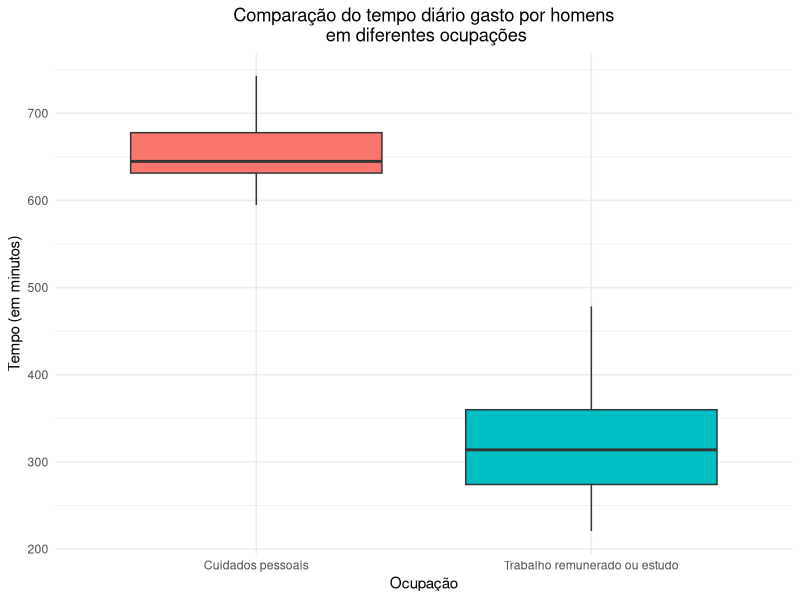

Generate this figure with R:
library(ggplot2)
dados <- read.csv("TIME_USE_24092022.csv", sep=",")

dados <- subset(dados, País!='África do Sul')

cuidados <- subset(dados, Ocupação=='Cuidados pessoais' & Sexo=='Homens')
cuidados <- cuidados[c('Tempo', 'Ocupação')]

trabalho <- subset(dados, Ocupação=='Trabalho remunerado ou estudo' & Sexo=='Homens')
trabalho <- trabalho[c('Tempo', 'Ocupação')]

data <- rbind(cuidados, trabalho)

ggplot(data, aes(x = Ocupação, y = Tempo, fill=Ocupação)) +
  geom_boxplot() +
  labs(x = "Ocupação", y = "Tempo (em minutos)", title = "Comparação do tempo diário gasto por homens\n em diferentes ocupações") +
  scale_color_manual(values = c("blue", "red"))+
  theme_minimal()+
  theme(legend.position = "none", plot.title = element_text(hjust = 0.5))
